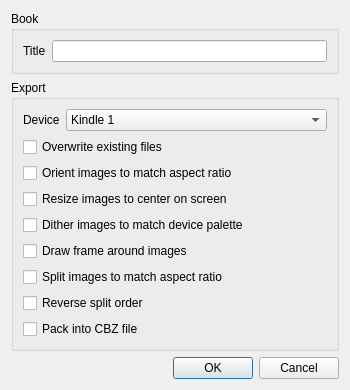
<?xml version="1.0" encoding="UTF-8"?>
<ui version="4.0">
 <class>DialogOptions</class>
 <widget class="QDialog" name="DialogOptions">
  <property name="geometry">
   <rect>
    <x>0</x>
    <y>0</y>
    <width>350</width>
    <height>350</height>
   </rect>
  </property>
  <property name="windowTitle">
   <string>Options</string>
  </property>
  <layout class="QVBoxLayout" name="verticalLayout">
   <item>
    <widget class="QGroupBox" name="groupBox">
     <property name="title">
      <string>Book</string>
     </property>
     <property name="flat">
      <bool>false</bool>
     </property>
     <layout class="QFormLayout" name="formLayout">
      <item row="0" column="0">
       <widget class="QLabel" name="label">
        <property name="text">
         <string>Title</string>
        </property>
       </widget>
      </item>
      <item row="0" column="1">
       <widget class="QLineEdit" name="lineEditTitle"/>
      </item>
     </layout>
    </widget>
   </item>
   <item>
    <widget class="QGroupBox" name="groupBox_2">
     <property name="title">
      <string>Export</string>
     </property>
     <layout class="QVBoxLayout" name="verticalLayout_2">
      <item>
       <layout class="QFormLayout" name="formLayout_2">
        <item row="0" column="0">
         <widget class="QLabel" name="label_2">
          <property name="text">
           <string>Device</string>
          </property>
         </widget>
        </item>
        <item row="0" column="1">
         <widget class="QComboBox" name="comboBoxDevice">
          <item>
           <property name="text">
            <string>Kindle 1</string>
           </property>
          </item>
          <item>
           <property name="text">
            <string>Kindle 2</string>
           </property>
          </item>
          <item>
           <property name="text">
            <string>Kindle 3</string>
           </property>
          </item>
          <item>
           <property name="text">
            <string>Kindle DX</string>
           </property>
          </item>
          <item>
           <property name="text">
            <string>Kindle DXG</string>
           </property>
          </item>
         </widget>
        </item>
       </layout>
      </item>
      <item>
       <widget class="QCheckBox" name="checkboxOverwrite">
        <property name="text">
         <string>Overwrite existing files</string>
        </property>
       </widget>
      </item>
      <item>
       <widget class="QCheckBox" name="checkboxOrient">
        <property name="text">
         <string>Orient images to match aspect ratio</string>
        </property>
       </widget>
      </item>
      <item>
       <widget class="QCheckBox" name="checkboxResize">
        <property name="text">
         <string>Resize images to center on screen</string>
        </property>
       </widget>
      </item>
      <item>
       <widget class="QCheckBox" name="checkboxQuantize">
        <property name="text">
         <string>Dither images to match device palette</string>
        </property>
       </widget>
      </item>
      <item>
       <widget class="QCheckBox" name="checkboxFrame">
        <property name="text">
         <string>Draw frame around images</string>
        </property>
       </widget>
      </item>
      <item>
       <widget class="QCheckBox" name="checkboxSplit">
        <property name="text">
         <string>Split images to match aspect ratio</string>
        </property>
       </widget>
      </item>
      <item>
       <widget class="QCheckBox" name="checkboxReverse">
        <property name="text">
         <string>Reverse split order</string>
        </property>
       </widget>
      </item>
      <item>
       <widget class="QCheckBox" name="checkboxCbz">
        <property name="text">
         <string>Pack into CBZ file</string>
        </property>
       </widget>
      </item>
     </layout>
    </widget>
   </item>
   <item>
    <spacer name="verticalSpacer">
     <property name="orientation">
      <enum>Qt::Vertical</enum>
     </property>
     <property name="sizeHint" stdset="0">
      <size>
       <width>20</width>
       <height>40</height>
      </size>
     </property>
    </spacer>
   </item>
   <item>
    <widget class="QDialogButtonBox" name="buttonBox">
     <property name="standardButtons">
      <set>QDialogButtonBox::Cancel|QDialogButtonBox::Ok</set>
     </property>
    </widget>
   </item>
  </layout>
 </widget>
 <resources/>
 <connections>
  <connection>
   <sender>buttonBox</sender>
   <signal>accepted()</signal>
   <receiver>DialogOptions</receiver>
   <slot>accept()</slot>
   <hints>
    <hint type="sourcelabel">
     <x>248</x>
     <y>254</y>
    </hint>
    <hint type="destinationlabel">
     <x>157</x>
     <y>274</y>
    </hint>
   </hints>
  </connection>
  <connection>
   <sender>buttonBox</sender>
   <signal>rejected()</signal>
   <receiver>DialogOptions</receiver>
   <slot>reject()</slot>
   <hints>
    <hint type="sourcelabel">
     <x>316</x>
     <y>260</y>
    </hint>
    <hint type="destinationlabel">
     <x>286</x>
     <y>274</y>
    </hint>
   </hints>
  </connection>
 </connections>
</ui>
